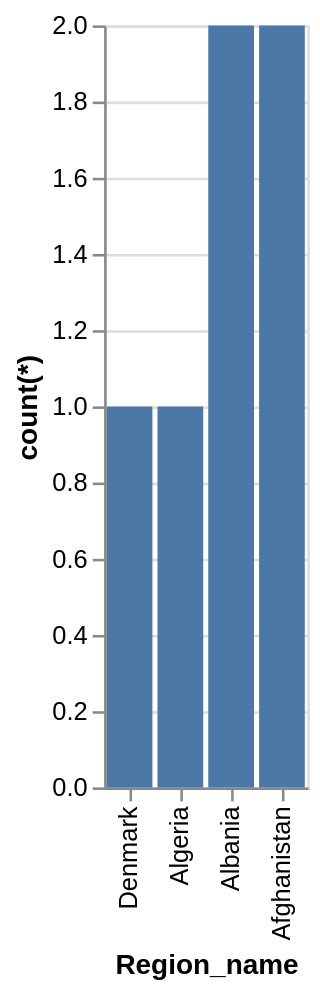

Specify this chart in Vega-Lite:
### Vega-Lite specification from a JSON file in a GitHub repository (floating-point values rounded to 4 significant figures)
{"data": {"values": [{"x_data": "Denmark", "y_data": 1}, {"x_data": "Algeria", "y_data": 1}, {"x_data": "Albania", "y_data": 2}, {"x_data": "Afghanistan", "y_data": 2}]}, "mark": "bar", "encoding": {"x": {"field": "x_data", "type": "nominal", "title": "Region_name", "sort": "descending"}, "y": {"field": "y_data", "type": "quantitative", "title": "count(*)"}}}
